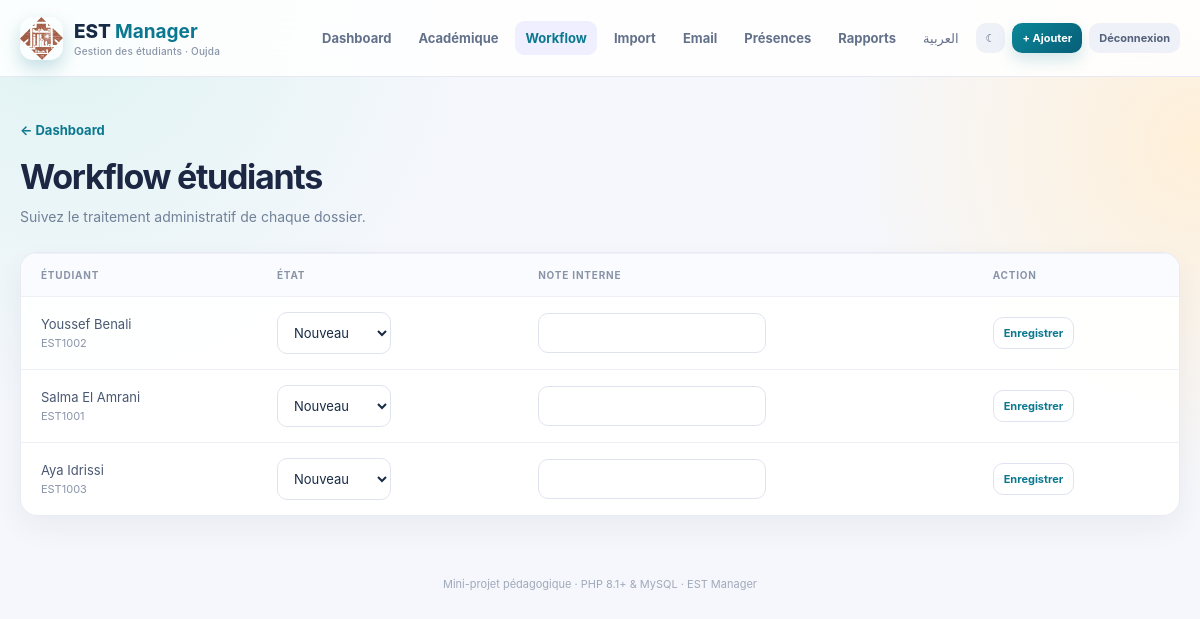
Screenshot of /workflow.php (signed in) with the database file from the repository.
### tables this page shows
CREATE TABLE IF NOT EXISTS etudiants (
  id INT UNSIGNED AUTO_INCREMENT PRIMARY KEY,
  code_apogee VARCHAR(20) NOT NULL UNIQUE,
  nom VARCHAR(80) NOT NULL,
  prenom VARCHAR(80) NOT NULL,
  email VARCHAR(150) NOT NULL UNIQUE,
  filiere VARCHAR(100) NOT NULL,
  niveau VARCHAR(20) NOT NULL,
  date_naissance DATE NULL,
  status ENUM('active','graduated','suspended','withdrawn') NOT NULL DEFAULT 'active',
  created_at TIMESTAMP NOT NULL DEFAULT CURRENT_TIMESTAMP
);

### includes/functions.php (called while the page is built, shortened)
<?php
function e(?string $value): string {
    return htmlspecialchars($value ?? '', ENT_QUOTES | ENT_SUBSTITUTE, 'UTF-8');
}

### workflow.php (the view, shortened to what this page needs)
<?php
require __DIR__ . '/includes/functions.php';
require __DIR__ . '/config/db.php';
$students = $pdo->query('SELECT e.id, e.code_apogee, e.nom, e.prenom, COALESCE(w.status, "new") AS workflow_status, w.note FROM etudiants e LEFT JOIN student_workflow w ON w.student_id = e.id ORDER BY e.nom, e.prenom')->fetchAll();
require __DIR__ . '/includes/header.php';
?>
<div class="page-heading"><a href="index.php" class="back">← Dashboard</a><h1>Workflow étudiants</h1><p>Suivez le traitement administratif de chaque dossier.</p></div>
<section class="panel"><div class="table-wrap"><table><thead><tr><th>Étudiant</th><th>État</th><th>Note interne</th><th>Action</th></tr></thead><tbody><?php foreach ($students as $student): ?><tr><td><?= e($student['prenom'] . ' ' . $student['nom']) ?><small><?= e($student['code_apogee']) ?></small></td><td><form method="post" class="inline-form"><input type="hidden" name="csrf_token" value="<?= e(csrf_token()) ?>"><input type="hidden" name="student_id" value="<?= (int)$student['id'] ?>"><select name="status"><?php foreach (['new'=>'Nouveau','in_review'=>'En examen','approved'=>'Approuvé','rejected'=>'Rejeté','completed'=>'Terminé'] as $key => $label): ?><option value="<?= $key ?>" <?= $student['workflow_status'] === $key ? 'selected' : '' ?>><?= $label ?></option><?php endforeach; ?></select></td><td><input name="note" value="<?= e($student['note'] ?? '') ?>" maxlength="255"></td><td><button class="btn btn-outline btn-small" type="submit">Enregistrer</button></form></td></tr><?php endforeach; ?></tbody></table></div></section>
<?php require __DIR__ . '/includes/footer.php'; ?>

### assets/style.css (style rules this page uses)
:root { --ink: #172b46; --muted: #718198; --primary: #0b7890; --primary-dark: #07586e; --accent: #f3ad45; --navy: #123b67; --surface: #ffffff; --line: #e8ebf3; --soft: #f5f7fc; --success: #16856d; --danger: #c83d54; font-family: Inter, ui-sans-serif, system-ui, -apple-system, "Segoe UI", sans-serif; color: var(--ink); background: var(--soft); font-synthesis: none; }
* { box-sizing: border-box; }
html { scroll-behavior: smooth; }
body { margin: 0; min-height: 100vh; background: radial-gradient(circle at 5% 0%, #dff3f3 0, transparent 26rem), radial-gradient(circle at 100% 18%, #fff0d9 0, transparent 22rem), var(--soft); }
a { color: inherit; text-decoration: none; }
button, input, select, textarea { font: inherit; }
button, a, .stat, .panel, .form-card { transition: 180ms ease; }
.btn { display: inline-flex; align-items: center; justify-content: center; gap: 7px; border: 0; border-radius: 10px; padding: 11px 16px; color: inherit; font-size: 13px; font-weight: 700; cursor: pointer; white-space: nowrap; }
.btn-outline { color: var(--primary); border: 1px solid #dfe2f0; background: #fff; }
.btn-small { padding: 8px 10px; font-size: 11px; }
.hero h1, .page-heading h1 { margin: 9px 0; color: #1b2743; font-size: clamp(27px, 4vw, 38px); letter-spacing: -1.3px; line-height: 1.15; }
.hero p, .page-heading p, .panel-title p { margin: 0; color: var(--muted); font-size: 14px; line-height: 1.65; }
.page-heading { margin: 42px 0 24px; }
.page-heading h1 { margin-top: 18px; font-size: clamp(27px, 4vw, 34px); }
.back { color: var(--primary); font-size: 13px; font-weight: 750; }
.stat, .panel, .form-card { border: 1px solid rgba(231,234,243,.95); border-radius: 17px; background: rgba(255,255,255,.93); box-shadow: 0 12px 30px rgba(28, 39, 78, .055); }
.panel { overflow: hidden; margin-bottom: 26px; }
input, select, textarea { border: 1px solid #dfe3ed; border-radius: 10px; outline: 0; padding: 11px 12px; color: var(--ink); background: #fff; }
.table-wrap { overflow-x: auto; }
table { width: 100%; border-collapse: collapse; text-align: left; font-size: 13px; }
th { color: #8994a8; background: #fafbfe; font-size: 10px; letter-spacing: .8px; text-transform: uppercase; }
th, td { padding: 15px 20px; border-top: 1px solid #edf0f5; }
tbody tr { transition: background 160ms ease; }
td { color: #4a5871; }
td small { display: block; margin-top: 4px; color: #8994a8; font-size: 11px; }
.actions form, .inline-form { margin: 0; }

### rows the page displays
etudiants: prenom+nom "Youssef Benali", code_apogee "EST1002"
etudiants: prenom+nom "Salma El Amrani", code_apogee "EST1001"
etudiants: prenom+nom "Aya Idrissi", code_apogee "EST1003"

### other values shown
t('dashboard') "Dashboard"
t('logout') "Déconnexion"
form field status "Nouveau"
